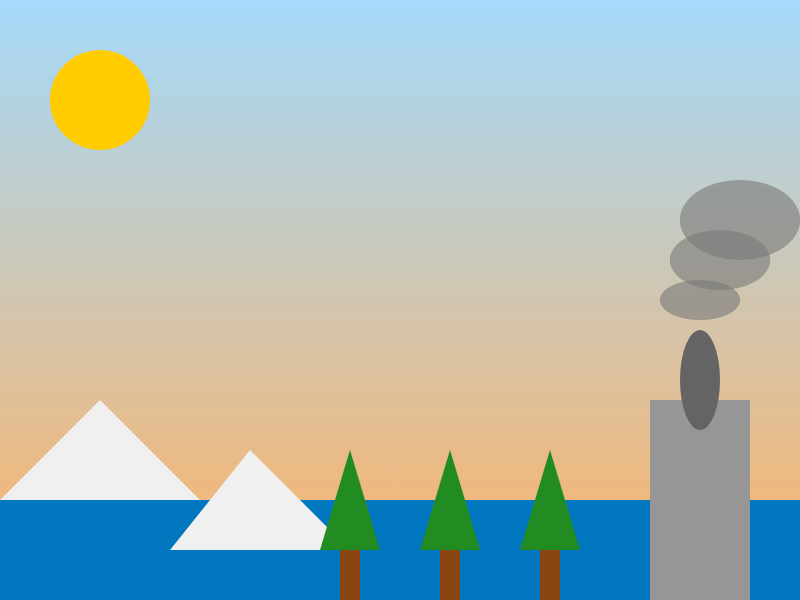
Frame 1 (no input)
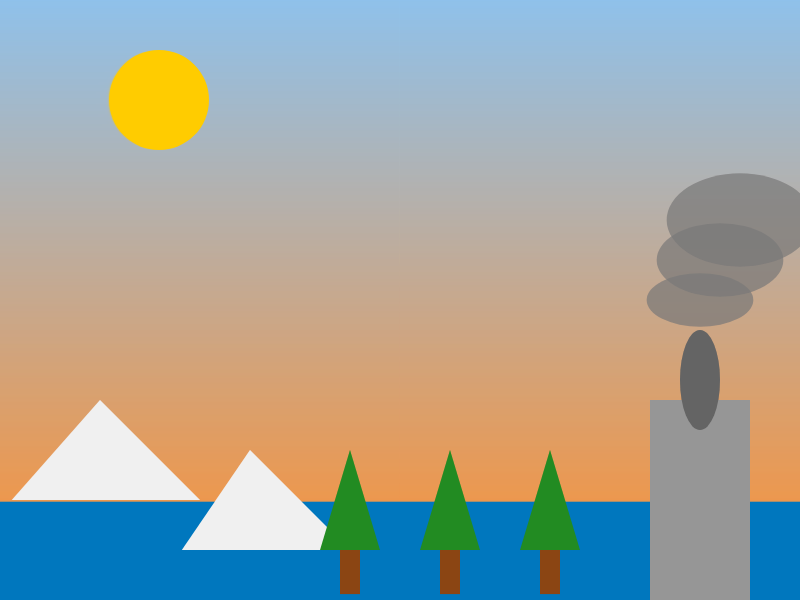
Frame 60 (no input)
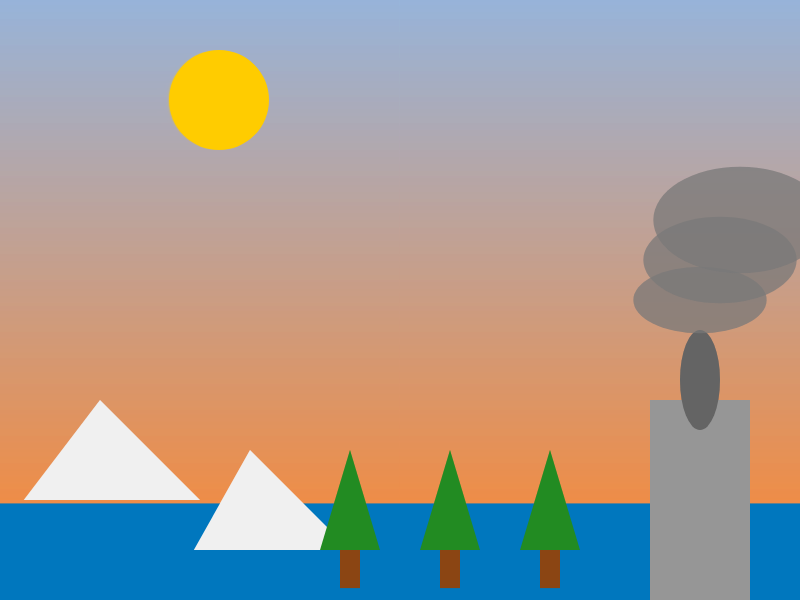
Frame 120 (the mouse pressed at the canvas centre since frame 60)

The p5.js sketch that drew these frames (run headless with seeded random() and noise() and a simulated clock; from frame 60 on, the mouse is pressed at the canvas centre):

// p5.js sketch
// ── sketch.js
let sunX = 100;
let sunY = 100;
let bgColorTop, bgColorBottom;
let treeHeight = 50;
let smokeOpacity = 150;
let deforestationSpeed = 0.1;
let pollutionSpeed = 0.2;
let icebergSize1 = 100;  // Iceberg 1 size
let icebergSize2 = 80;   // Iceberg 2 size
let icebergMeltingSpeed = 0.2;  // Slower melting speed
let waterLevel = 500;  // Initial water level
let waterIncreaseRate = 0.03;  // Slower water increase rate

function setup() {
  createCanvas(800, 600);
  bgColorTop = color(135, 206, 250);  // Initial sky blue color
  bgColorBottom = color(255, 153, 51);  // Initial bottom orange color
}

function draw() {
  drawSky();  // Sky gradually turning red, but slower
  animateSun();
  drawWater();  // Draw the water below the icebergs
  drawIcebergs();  // Slower melting icebergs
  animateDeforestation();  // Only 3 trees now
  animatePollution();  // Smoke growing larger, more gradually
}

function drawSky() {
  // Map total iceberg size to sky color transition, slower transition
  let totalIcebergSize = icebergSize1 + icebergSize2;
  let tempFactor = map(totalIcebergSize, 180, 0, 0, 1);  // 180 is the sum of initial iceberg sizes
  let currentTopColor = lerpColor(bgColorTop, color(255, 0, 0), tempFactor * 0.5);  // Slower color transition
  let currentBottomColor = lerpColor(bgColorBottom, color(255, 0, 0), tempFactor * 0.5);  // Slow ground transition too
  
  for (let i = 0; i < height; i++) {
    let inter = map(i, 0, height, 0, 1);
    let c = lerpColor(currentTopColor, currentBottomColor, inter);
    stroke(c);
    line(0, i, width, i);
  }
}

function animateSun() {
  fill(255, 204, 0);
  noStroke();
  ellipse(sunX, sunY, 100, 100);
  sunX += 1;
  if (sunX > width) {
    sunX = 100;
  }
}

function drawWater() {
  fill(0, 119, 190);  // Blue color for water
  noStroke();
  rect(0, waterLevel, width, height - waterLevel);  // Water rectangle at the bottom

  // Increase the water level as icebergs melt
  if (icebergSize1 > 0 || icebergSize2 > 0) {
    waterLevel = min(waterLevel + waterIncreaseRate, height);  // Gradually increase water level
  }
}

function drawIcebergs() {
  fill(240);  // Color for icebergs

  if (icebergSize1 > 0) {
    // Iceberg 1 (moved further left)
    triangle(100, 400, 200, 500, 100 - icebergSize1, 500);
  }

  if (icebergSize2 > 0) {
    // Iceberg 2 (moved further left)
    triangle(250, 450, 350, 550, 250 - icebergSize2, 550);
  }

  // Slower melting icebergs
  icebergSize1 = max(icebergSize1 - icebergMeltingSpeed, 0);
  icebergSize2 = max(icebergSize2 - icebergMeltingSpeed, 0);
}

function animateDeforestation() {
  // Tree 1
  if (treeHeight > 0) {
    fill(34, 139, 34);
    triangle(350, 450, 320, 550, 380, 550);  // Tree leaves
    fill(139, 69, 19);
    rect(340, 550, 20, treeHeight);  // Tree trunk
  }
  
  // Tree 2
  if (treeHeight > 0) {
    fill(34, 139, 34);
    triangle(450, 450, 420, 550, 480, 550);  // Tree leaves
    fill(139, 69, 19);
    rect(440, 550, 20, treeHeight);  // Tree trunk
  }

  // Tree 3
  if (treeHeight > 0) {
    fill(34, 139, 34);
    triangle(550, 450, 520, 550, 580, 550);  // Tree leaves
    fill(139, 69, 19);
    rect(540, 550, 20, treeHeight);  // Tree trunk
  }

  treeHeight = max(treeHeight - deforestationSpeed, 0);  // Gradually shrink all trees
}

function animatePollution() {
  let totalIcebergSize = icebergSize1 + icebergSize2;
  let tempFactor = map(totalIcebergSize, 180, 0, 0, 1);  // Same factor for sky and smoke size

  fill(150);
  rect(650, 400, 100, 200);
  fill(100);
  ellipse(700, 380, 40, 100);

  smokeOpacity = min(smokeOpacity + pollutionSpeed, 255);
  
  // Smoke grows even larger, gradually
  fill(120, 120, 120, smokeOpacity);
  ellipse(700, 300, 80 + tempFactor * 200, 40 + tempFactor * 100);  // Smoke puff 1 grows larger
  ellipse(720, 260, 100 + tempFactor * 200, 60 + tempFactor * 100);  // Smoke puff 2 grows
  ellipse(740, 220, 120 + tempFactor * 200, 80 + tempFactor * 100);  // Smoke puff 3 grows
}

function keyPressed() {
  if (key === '1') {
    deforestationSpeed = 0.2;
    pollutionSpeed = 0.4;
    icebergMeltingSpeed = 0.5;  // Increase melting speed with key press
  } else if (key === '2') {
    deforestationSpeed = 0.05;
    pollutionSpeed = 0.1;
    icebergMeltingSpeed = 0.1;  // Slow down melting speed
  } else if (key === '3') {
    deforestationSpeed = 0.1;
    pollutionSpeed = 0.2;
    icebergMeltingSpeed = 0.2;  // Default slower melting speed
  }
}
